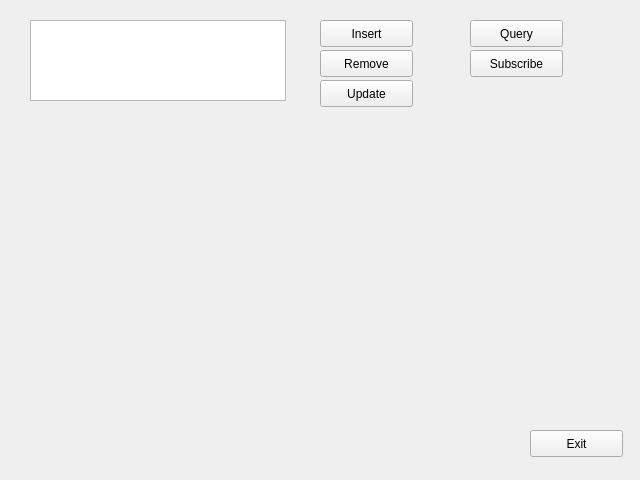
<?xml version="1.0" encoding="UTF-8"?>
<ui version="4.0">
 <class>Form</class>
 <widget class="QWidget" name="Form">
  <property name="geometry">
   <rect>
    <x>0</x>
    <y>0</y>
    <width>640</width>
    <height>480</height>
   </rect>
  </property>
  <property name="windowTitle">
   <string>Form</string>
  </property>
  <widget class="QListWidget" name="sib_list">
   <property name="geometry">
    <rect>
     <x>30</x>
     <y>20</y>
     <width>256</width>
     <height>81</height>
    </rect>
   </property>
  </widget>
  <widget class="QPushButton" name="insertButton">
   <property name="geometry">
    <rect>
     <x>320</x>
     <y>20</y>
     <width>93</width>
     <height>27</height>
    </rect>
   </property>
   <property name="text">
    <string>Insert</string>
   </property>
  </widget>
  <widget class="QPushButton" name="removeButton">
   <property name="geometry">
    <rect>
     <x>320</x>
     <y>50</y>
     <width>93</width>
     <height>27</height>
    </rect>
   </property>
   <property name="text">
    <string>Remove</string>
   </property>
  </widget>
  <widget class="QPushButton" name="updateButton">
   <property name="geometry">
    <rect>
     <x>320</x>
     <y>80</y>
     <width>93</width>
     <height>27</height>
    </rect>
   </property>
   <property name="text">
    <string>Update</string>
   </property>
  </widget>
  <widget class="QPushButton" name="queryButton">
   <property name="geometry">
    <rect>
     <x>470</x>
     <y>20</y>
     <width>93</width>
     <height>27</height>
    </rect>
   </property>
   <property name="text">
    <string>Query</string>
   </property>
  </widget>
  <widget class="QPushButton" name="subscribeButton">
   <property name="geometry">
    <rect>
     <x>470</x>
     <y>50</y>
     <width>93</width>
     <height>27</height>
    </rect>
   </property>
   <property name="text">
    <string>Subscribe</string>
   </property>
  </widget>
  <widget class="QPushButton" name="exitButton">
   <property name="geometry">
    <rect>
     <x>530</x>
     <y>430</y>
     <width>93</width>
     <height>27</height>
    </rect>
   </property>
   <property name="text">
    <string>Exit</string>
   </property>
  </widget>
 </widget>
 <resources/>
 <connections/>
</ui>
